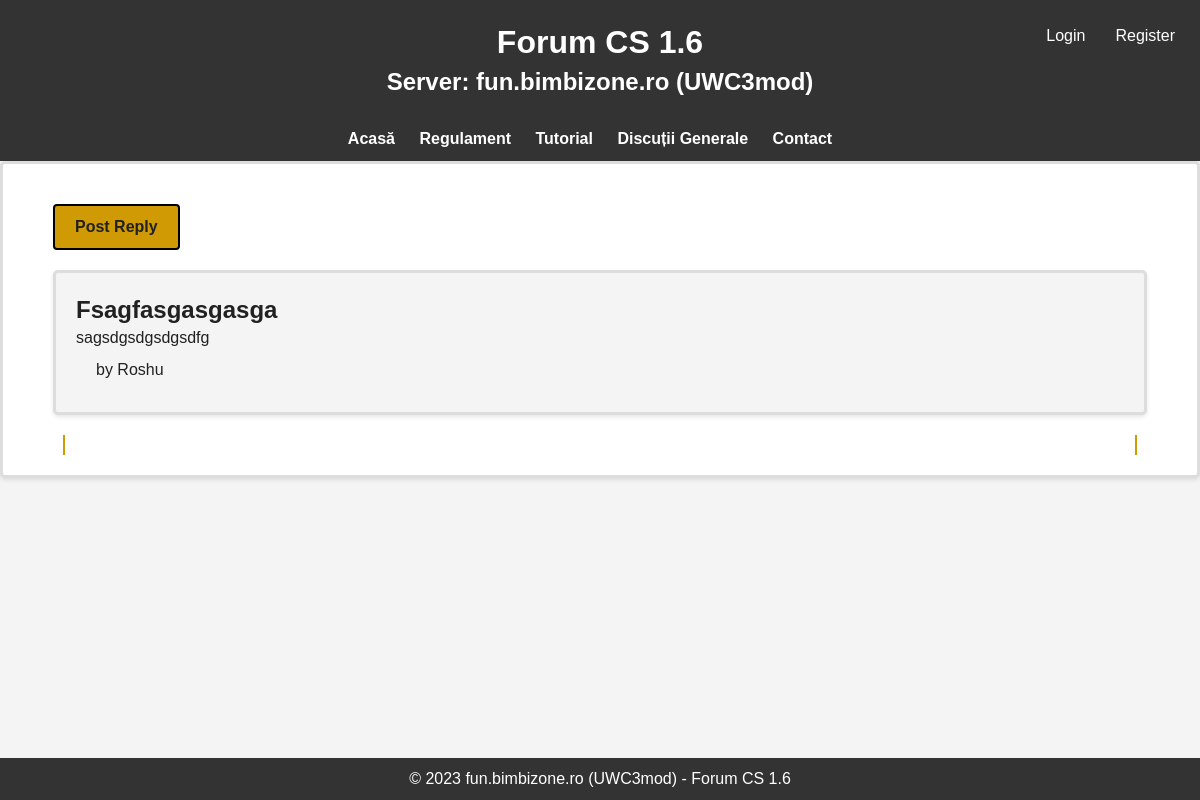
The app's page /topic/3, older data.
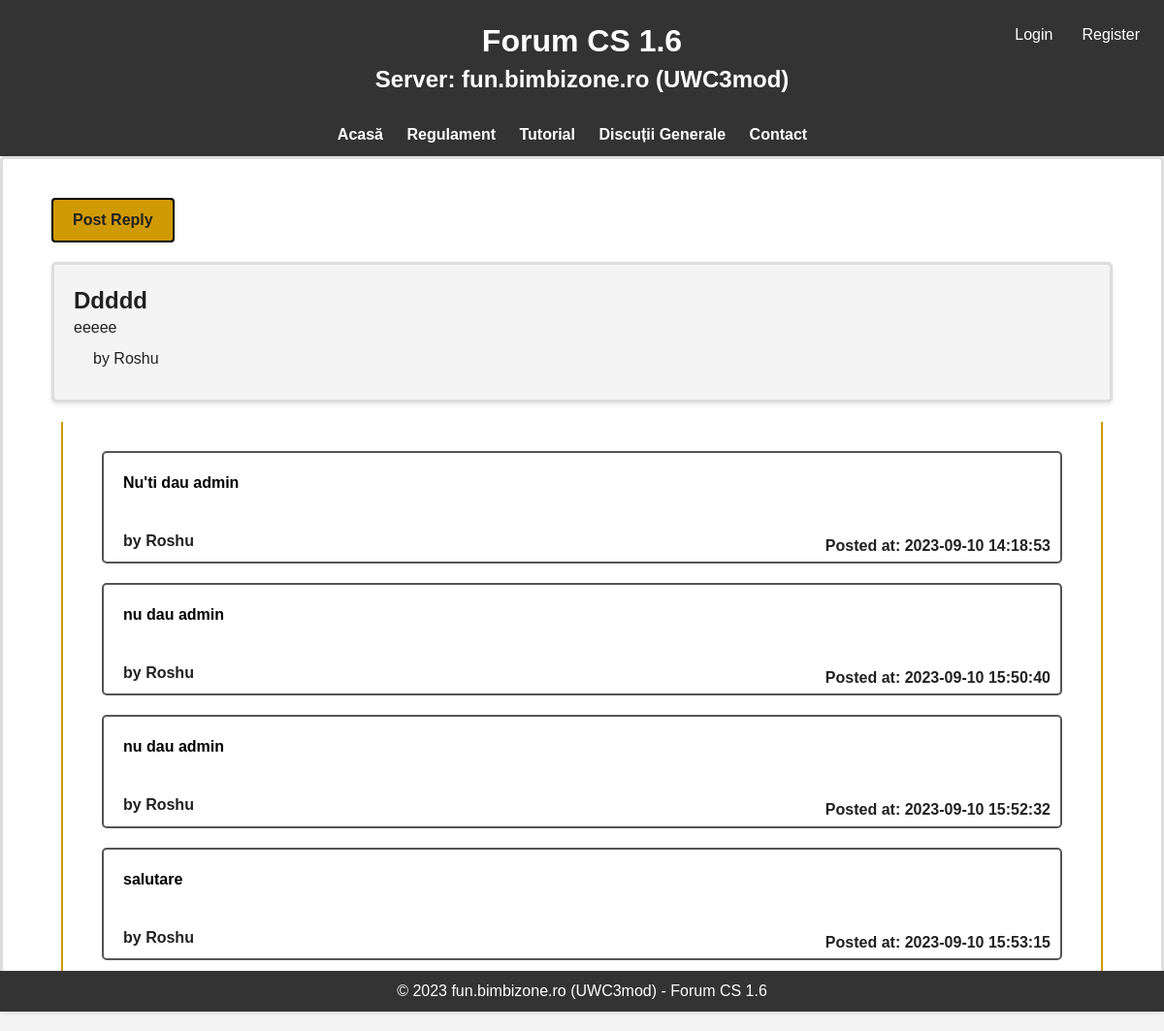
The same page, newer data.
### main.py (models this page shows, shortened)
class Topic(db.Model):
    topic_id = db.Column(db.Integer, primary_key=True)
    title = db.Column(db.String(100), nullable=False)
    post = db.Column(db.Text, nullable=True)
    user_id = db.Column(db.Integer, db.ForeignKey('user.user_id'), nullable=False)
    user = db.relationship('User', backref=db.backref('topics', lazy='joined'))
    image_ref = db.Column(db.String(100), nullable=True)
    created_at = db.Column(db.DateTime(timezone=True), server_default=func.now())

class Comment(db.Model):
    comment_id = db.Column(db.Integer, primary_key=True)
    reply = db.Column(db.Text, nullable=False)
    user_id = db.Column(db.Integer, db.ForeignKey('user.user_id'), nullable=False)
    topic_id = db.Column(db.Integer, db.ForeignKey('topic.topic_id'), nullable=False)
    user = db.relationship('User', backref=db.backref('replays', lazy='joined'))
    image_ref = db.Column(db.String(100), nullable=True)
    created_at = db.Column(db.DateTime(timezone=True), server_default=func.now())

class User(db.Model):
    user_id = db.Column(db.Integer, primary_key=True)
    username = db.Column(db.String(20), nullable=False, unique=True)
    password = db.Column(db.String(80), nullable=False)
    created_at = db.Column(db.DateTime(), default=datetime.now())

### main.py (the view)
@app.route('/topic/<int:topic_id>')
def topic_details(topic_id):
    topic = Topic.query.get_or_404(topic_id)
    comments = Comment.query.filter_by(topic_id=topic_id).all()
    if not topic:
        return redirect(url_for('discutiiGenerale'))
    return render_template('topic_details.html', topic=topic, comments=comments)

### templates/topic_details.html (shortened to what this page needs)
{% extends 'base.html' %}
{% block content%}
<div class="topic-details-container">
    <a href="{{ url_for('reply_topic', topic_id=topic.topic_id) }}" class="topic-details-button">Post Reply</a>
    <div class="topic-details-content">
        <div clas="topic-details-subject">
            <h2>{{ topic.title.title() }}</h2>
            <p>{{ topic.post }}</p>
            <p class="topic-details-user">by {{ topic.user.username.title() }}</p>
        </div>
    </div>
    <div class="topic-details-replys">
        <ul class="topic-details-ul">
            {% for comment in comments %}
            <div class="topic-details-list">
                <li>{{ comment.reply }}</li>
                <p class="topic-details-user">by {{ comment.user.username.title() }}</p>
                <p class="topic-details-date">Posted at: {{ comment.created_at }}</p>
            </div>
            {% endfor %}
        </ul>
    </div>
</div>
<footer class="footer">
    <p>&copy; 2023 fun.bimbizone.ro (UWC3mod) - Forum CS 1.6</p>
</footer>
{% endblock %}

Row changes from the older to the newer data that the page shows:
changed Topic: title "Fsagfasgasgasga" → "Ddddd"; post "sagsdgsdgsdgsdfg" → "eeeee"
added Comment: reply "Nu'ti dau admin", user.username "Roshu", created_at "2023-09-10 14:18:53"
added Comment: reply "nu dau admin", user.username "Roshu", created_at "2023-09-10 15:50:40"
added Comment: reply "nu dau admin", user.username "Roshu", created_at "2023-09-10 15:52:32"
added Comment: reply "salutare", user.username "Roshu", created_at "2023-09-10 15:53:15"
